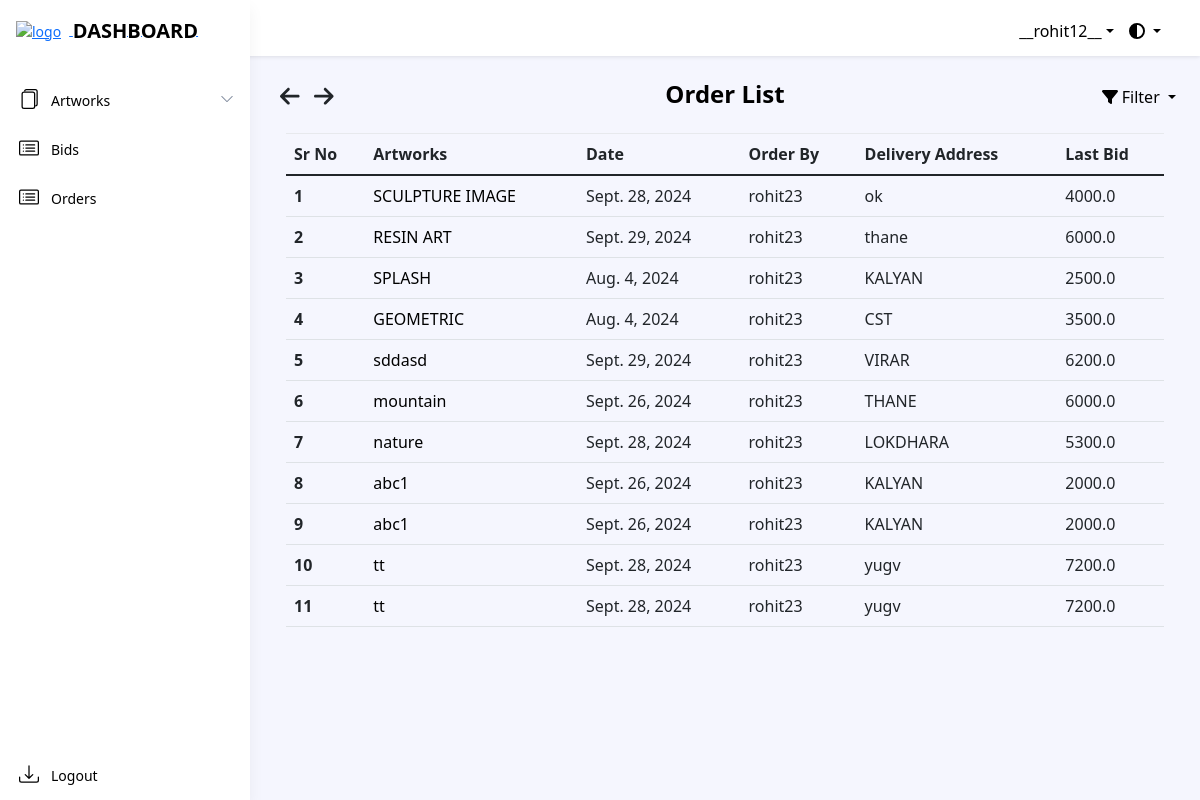
The page /dashboard/order/ (signed in) on the database as committed earlier.
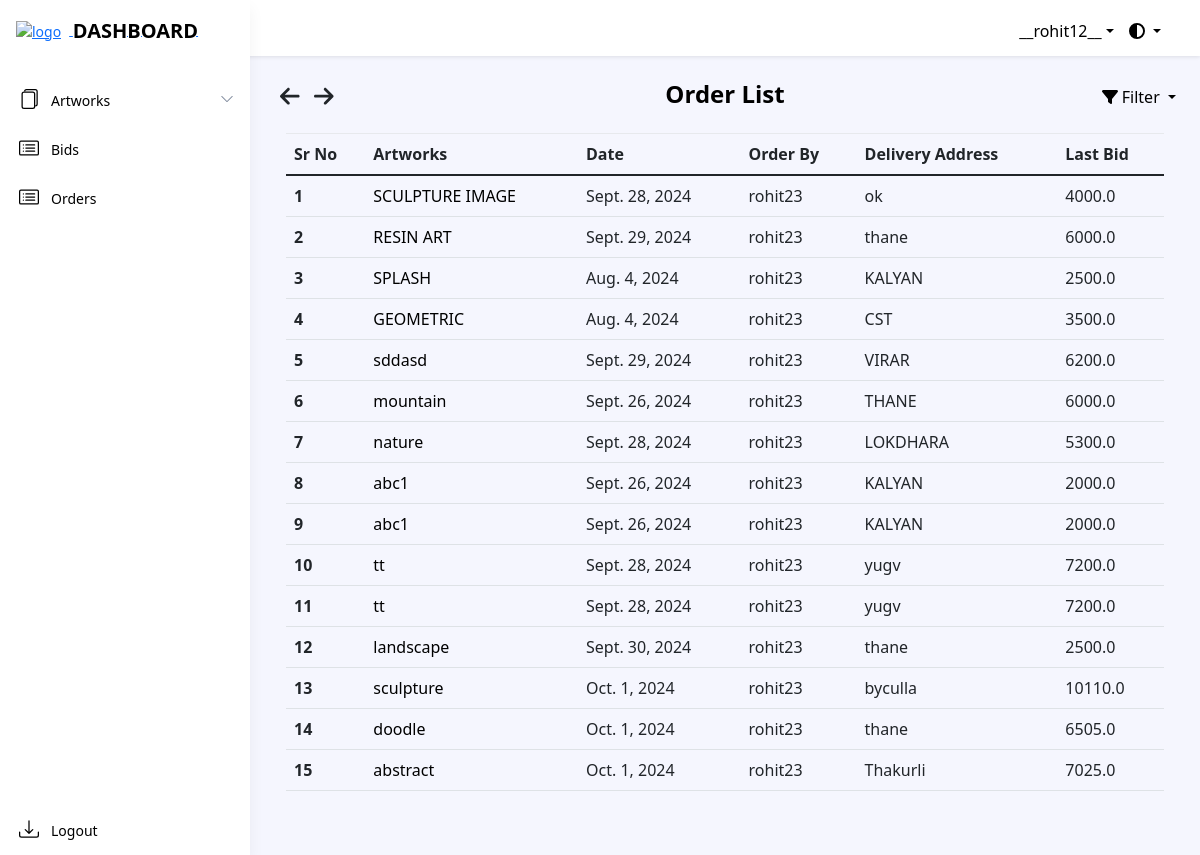
The same page on the database as committed later.
### dashboard/models.py (models this page shows, shortened)
class OrderModel(models.Model):
    user = models.ForeignKey(settings.AUTH_USER_MODEL, on_delete=models.CASCADE)
    product = models.ForeignKey(Artwork, on_delete=models.CASCADE)
    order_date = models.DateField(auto_now_add=True)
    order_qty = models.IntegerField(default=0, null=False)
    delivery_at = models.TextField(default=" ", null=False)
    order_price = models.FloatField(default=0, null=False)

class Artwork(models.Model):
    product_id = models.CharField(max_length=255, default="")
    product_name = models.CharField(max_length=255, default="", blank=False, null=False)
    product_price = models.IntegerField(default=0, null=False)
    opening_bid = models.IntegerField(default=0)
    product_cat = models.ForeignKey('Catalogue', on_delete=models.CASCADE)
    product_qty = models.IntegerField(default=0)
    product_image = models.ImageField(upload_to='arts/')
    dimension_unit = models.CharField(max_length=2, choices=[('cm', 'Centimeters'), ('ft', 'Feet')])
    length_in_centimeters = models.FloatField(default=0.0, blank=True, null=True)
    width_in_centimeters = models.FloatField(default=0.0, blank=True, null=True)
    foot = models.FloatField(default=0, blank=True, null=True)
    inches = models.FloatField(default=0, blank=True, null=True)
    created_at = models.DateField(default=timezone.now)  # Default to current time zone's now
    end_date = models.DateField()
    user = models.ForeignKey(settings.AUTH_USER_MODEL, on_delete=models.CASCADE)
    is_sold = models.BooleanField(default=False)
    is_purchased = models.BooleanField(default=False)
    def __str__(self):
        return self.product_name

### dashboard/views.py (the view)
# urls.py: path('order/', views.OrderListView.as_view(), name="order_list"),
class OrderListView(LoginRequiredMixin, ListView):
    model = OrderModel
    template_name = 'dashboard/ordermodel_list.html'
    def get_queryset(self):
        queryset = OrderModel.objects.all()
        if self.request.user.groups.filter(name='SellerGroup').exists():
            queryset = queryset.filter(product__user=self.request.user)
        else:
            queryset = queryset.filter(user=self.request.user)
        filter_param = self.request.GET.get('filter')
        if filter_param == 'asc':
            queryset = queryset.order_by('order_date')
        elif filter_param == 'desc':
            queryset = queryset.order_by('-order_date')
        return queryset

### art/context_processors.py (called while the page is built)
def catalogue_list(request):
    return {"catalogue_list": Catalogue.objects.all()}

### dashboard/models.py (called while the page is built)
    def __str__(self):
        return self.cat_name

### dashboard/templatetags/auth_extras.py (called while the page is built)
@register.filter(name='has_group')
def has_group(user, group_name):
    group = Group.objects.get(name=group_name)
    return True if group in user.groups.all() else False

### templates/dashboard/ordermodel_list.html (shortened to what this page needs)
{% extends './base.html' %}
{% load static %}
{% block links %}
<link rel="stylesheet" href="{% static 'dashboard/css/ordermodel_list.css' %}">
<link rel="stylesheet" href="https://stackpath.bootstrapcdn.com/bootstrap/4.5.2/css/bootstrap.min.css">
{% endblock %}
{% block content %}
{% include './includes/header.html' %}
{% include "art/arrow_button.html" %}
{% load auth_extras %}
<div class="app-wrapper">
    <div class="app-content pt-3 p-md-3 p-lg-4">
        <div class="button-container">
            <i class="fa-solid fa-arrow-left" style="cursor:pointer; font-size:1.4rem; margin-right:10px" onclick="goBack()"></i>
            <i class="fa-solid fa-arrow-right" style="cursor:pointer; font-size:1.4rem; margin-right:15px" onclick="goForward()"></i>
        </div>
        <div class="container-xl">
            <h1 class="app-page-title">Order List</h1>
            <div class="filter-dropdown">
                <div class="dropdown-toggle" style="cursor:pointer;" id="filterDropdown" data-toggle="dropdown" aria-haspopup="true" aria-expanded="false">
                    <i class="fa-solid fa-filter"></i> Filter
                </div>
            </div>
            <div class="row g-4 mb-4">
                <table class="table">
                    <thead>
                        <tr>
                            <th scope="col">Sr No</th>
                            <th scope="col">Artworks</th>
                            <th scope="col">Date</th>
                            {% if user|has_group:"SellerGroup" %}
                            <th scope="col">Order By</th>
                            {% endif %}
                            <th scope="col">Delivery Address</th>
                            <th scope="col">Last Bid</th>
                        </tr>
                    </thead>
                    <tbody>
                        {% for order in object_list %}
                        <tr>
                            <th scope="row">{{ forloop.counter }}</th>
                            <td>
                                <a href="#" class="artworks-order" data-toggle="modal" data-target="#productModal{{ order.product.id }}">{{ order.product }}</a>
                            </td>
                            <td>{{ order.order_date }}</td>
                            {% if user|has_group:"SellerGroup" %}
                            <td>{{ order.user }}</td>
                            {% endif %}
                            <td>{{ order.delivery_at }}</td>
                            <td>{{ order.order_price }}</td>
                        </tr>
                        {% empty %}
                        <tr>
                            <td colspan="7" class="text-center">
                                <h3 class="open-sans-empty">No artworks to show</h3>
                            </td>
                        </tr>
                        {% endfor %}
                    </tbody>
                </table>
            </div>
        </div>
    </div>
</div>
{% endblock %}

### templates/dashboard/base.html (shortened to what this page needs)
<!DOCTYPE html>
<html lang="en">
<head>
    {% load static %}
    <link href="https://cdn.jsdelivr.net/npm/bootstrap@5.0.2/dist/css/bootstrap.min.css" rel="stylesheet">
    <link rel="stylesheet" href="{% static 'dashboard/css/style.css' %}">
    <link rel="stylesheet" href="{% static 'dashboard/css/form.css' %}">
    {% block links %}{% endblock %}
</head>
<body class="app">
    {% if user.is_authenticated %}
    {% block content %}{% endblock %}
    {% else %} {% include './404.html' %} {% endif %}
</body>
</html>

### templates/dashboard/includes/header.html (shortened to what this page needs)
{% load static %}
{% block links %}
<link rel="stylesheet" type="text/css" href="{% static 'dashboard/css/header.css' %}" />
{% endblock %}
{% load auth_extras %}
<link href="https://stackpath.bootstrapcdn.com/bootstrap/5.1.3/css/bootstrap.min.css" rel="stylesheet">
<nav class="app-header fixed-top">
    <div class="app-header-inner">
        <div class="container-fluid py-2">
            <div class="app-header-content">
                <div class="row justify-content-between align-items-center">
                    <div class="app-utilities col-auto">
                        <div class="col-auto">
                        <div class="app-utility-item app-user-dropdown dropdown">
                            <a class="dropdown-toggle theme" id="user-dropdown-toggle" data-bs-toggle="dropdown" href="#" role="button" aria-expanded="false">{{ user }}</a>
                            <div class="dropdown">
                                <a class="dropdown-toggle" id="theme-dropdown" data-bs-toggle="dropdown" href="#" role="button" aria-expanded="false">
                                    <i class="fas fa-adjust"></i>
                                </a>
                            </div>
                        </div>
                    </div>
                    </div>
                </div>
            </div>
        </div>
    </div>
    <div id="app-sidepanel" class="app-sidepanel">
        <div class="sidepanel-inner d-flex flex-column">
            <div class="app-branding">
                <a class="app-logo" href="#" data-bs-toggle="modal" data-bs-target="#logoModal">
                    <img class="logo-icon me-2" src="{% static 'images/assets/ARTIV_LOGO.jpg' %}" alt="logo">
                    <span class="logo-text">DASHBOARD</span>
                </a>
            </div>
            <nav id="app-nav-main" class="app-nav app-nav-main flex-grow-1">
                <ul class="app-menu list-unstyled accordion" id="menu-accordion">
                    {% if user|has_group:"SellerGroup" %}
                    <li class="nav-item-dashboard has-submenu">
                        <a class="nav-link submenu-toggle" href="#" data-bs-toggle="collapse" data-bs-target="#submenu-1" aria-expanded="false" aria-controls="submenu-1">
                            <span class="nav-icon">
                            </span>
                            <span class="nav-link-text">Artworks</span>
                            <span class="submenu-arrow">
                                <svg width="1em" height="1em" viewBox="0 0 16 16" class="bi bi-chevron-down" fill="currentColor" xmlns="http://www.w3.org/2000/svg">
                                    <path fill-rule="evenodd" d="M1.646 4.646a.5.5 0 0 1 .708 0L8 10.293l5.646-5.647a.5.5 0 0 1 .708.708l-6 6a.5.5 0 0 1-.708 0l-6-6a.5.5 0 0 1 0-.708z"/>
                                </svg>
                            </span>
                        </a>
                    </li>
                    <li class="nav-item-dashboard">
                        <a class="nav-link" href="{% url 'dashboard:bid_list' %}">
                            <span class="nav-icon">
                            </span>
                            <span class="nav-link-text">Bids</span>
                        </a>
                    </li>
                    {% endif %}
                    <li class="nav-item-dashboard">
                        <a class="nav-link" href="{% url 'dashboard:order_list' %}">
                            <span class="nav-icon">
                            </span>
                            <span class="nav-link-text">Orders</span>
                        </a>
                    </li>
                </ul>
            </nav>
            <div class="app-sidepanel-footer">
                <nav class="app-nav app-nav-footer">
                    <ul class="app-menu footer-menu list-unstyled">
                        <li class="nav-item-dashboard">
                            <a class="nav-link" href="{% url 'art:logout' %}">
                                <span class="nav-icon">
                                </span>
                                <span class="nav-link-text">Logout</span>
                            </a>
                        </li>
                    </ul>
                </nav>
            </div>
        </div>
    </div>
</nav>

### templates/art/arrow_button.html (shortened to what this page needs)
<!DOCTYPE html>
<html lang="en">
<head>
</head>
<body>
</body>
</html>

### static/dashboard/css/ordermodel_list.css (style rules this page uses)
.artworks-order { color: black !important; text-decoration: none !important; }
.table { color: #000000; }
.table th, .table td { border-color: #dee2e6; }

### static/dashboard/css/header.css (style rules this page uses)
.app-utility-item:last-child { margin-top: -5px !important; }
.dropdown-toggle { text-decoration: none !important; color: #000000 !important; }
.app-utility-item { display: flex; align-items: center; margin-top: 0; }
.button-container { position: absolute; top: 85px; left: 17.5rem; }
.theme { margin-right: 15px; }
.app-header { background: #ffffff !important; border-bottom: none !important; padding-top: 1rem !important; }
.app-sidepanel { border-right: none !important; transition: background-color 0.3s ease; }
.app-sidepanel .sidepanel-inner { background: #ffffff !important; transition: background-color 0.3s ease; }
.app-nav .nav-item-dashboard { display: block; color: #b9b9b9; background: none !important; }
.app-sidepanel-footer { background: #ffffff !important; border-top: none; }
.app-nav .nav-link { color: #000000 !important; }
.app-branding .logo-text { text-decoration: none !important; color: #000000 !important; }

### static/dashboard/css/navbar.css (style rules this page uses)
:root { --border-color: black; }

### static/dashboard/css/unsold.css (style rules this page uses)
.row { justify-content: start; --bs-gutter-y: 1.5rem !important; }

### static/dashboard/css/contact.css (style rules this page uses)
:root { --background-color: #e7e7e7; --text-color: #000; --link-color: #343434; --link-hover-color: #000000; --title-color: #000; --contact-text-color: #000; }
body { background-color: var(--background-color); color: var(--text-color); }

### static/dashboard/css/faq.css (style rules this page uses)
:root { --background-color: #f8f9fa; --text-color: #000; --link-color: #007bff; --link-hover-color: #0056b3; --title-color: #000; --accordion-bg-color: #fff; --accordion-border-color: #ddd; --accordion-header-bg-color: #f7f7f7; --accordion-header-text-color: #000; }
body { background-color: var(--background-color); color: var(--text-color); }

### static/dashboard/css/index.css (style rules this page uses)
:root { --background-color: #e7e7e7; --text-color: #000; --link-color: #343434; --link-hover-color: #000000; --title-color: #000; --contact-text-color: #000; }
.row { justify-content: start; --bs-gutter-y: 1.5rem !important; }

### static/home/css/about.css (style rules this page uses)
.light-mode h1, .light-mode h4 { color: black ; }
body, h1, h4, p { margin: 0; padding: 0; }
h1, h4 { text-align: center; }

### static/dashboard/css/artwork_detail.css (style rules this page uses)
.button-container { position: absolute; top: 85px; left: 2rem; }

### templates/dashboard/ordermodel_list.html (style rules this page uses)
body { font-family: 'Poppins', sans-serif; }
.filter-dropdown { position: absolute; top: 85px; right: 1.5rem; }
.button-container { position: absolute; top: 85px; left: 17.5rem; }

Rows that differ between the two databases and show on the page:
added OrderModel: product "landscape", order_date "Sept. 30, 2024", user "rohit23", delivery_at "thane", order_price "2500.0"
added OrderModel: product "sculpture", order_date "Oct. 1, 2024", user "rohit23", delivery_at "byculla", order_price "10110.0"
added OrderModel: product "doodle", order_date "Oct. 1, 2024", user "rohit23", delivery_at "thane", order_price "6505.0"
added OrderModel: product "abstract", order_date "Oct. 1, 2024", user "rohit23", delivery_at "Thakurli", order_price "7025.0"
